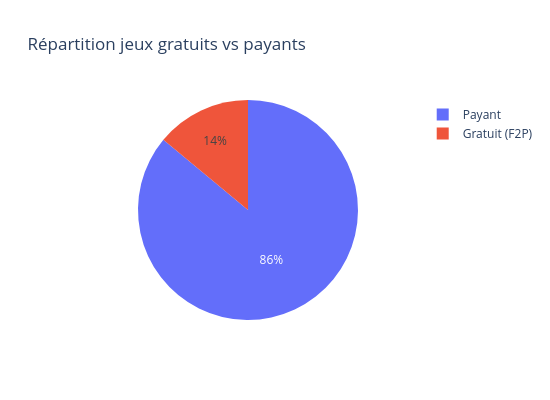

The cell this chart's notebook holds for it:
### Markdown cell above
### Distribution des prix et promotions

### Code cell
df['type_prix'] = df['price_eur'].apply(lambda x: 'Gratuit (F2P)' if x == 0 else 'Payant')
type_prix = df['type_prix'].value_counts().reset_index()
type_prix.columns = ['Type', 'Nombre']

fig = px.pie(type_prix, values='Nombre', names='Type',
             title='Répartition jeux gratuits vs payants',
             color_discrete_map={'Gratuit (F2P)': '#2ecc71', 'Payant': '#3498db'},
             width=550, height=400)
fig.show()

### Figure 1 — Plotly figure (JSON) as saved in the notebook; plotly's stock layout.template omitted (floating-point values rounded to 4 significant figures)
{"data": [{"domain": {"x": [0, 1], "y": [0, 1]}, "hovertemplate": "Type=%{label}<br>Nombre=%{value}<extra></extra>", "labels": ["Payant", "Gratuit (F2P)"], "legendgroup": "", "name": "", "showlegend": true, "type": "pie", "values": [47911, 7780]}], "layout": {"height": 400, "legend": {"tracegroupgap": 0}, "title": {"text": "Répartition jeux gratuits vs payants"}, "width": 550}}
